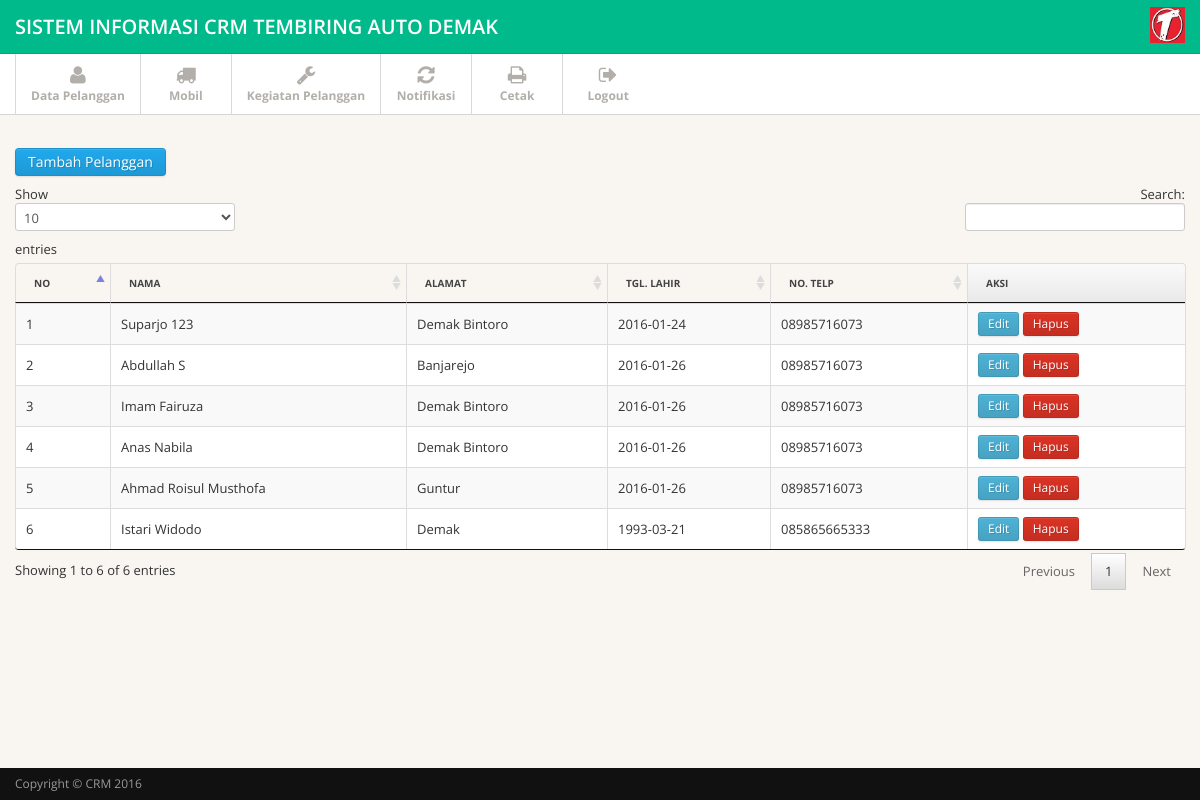
The app's page /pelanggan.php (signed in) with its own data.
### tables this page shows
CREATE TABLE IF NOT EXISTS `pelanggan` (
  `id_pelanggan` int(5) unsigned NOT NULL AUTO_INCREMENT,
  `nama` varchar(30) NOT NULL,
  `alamat` varchar(30) NOT NULL,
  `tanggal_lahir` date NOT NULL,
  `no_telepon` varchar(12) NOT NULL,
  PRIMARY KEY (`id_pelanggan`)
);

### sistem/db/MysqliDb.php (called while the page is built, shortened)
<?php
class MysqliDb
{
    public static $prefix = '';
    protected $_mysqli;
    protected $_query;
    protected $_queryOptions = array();
    protected $_orderBy = array();
    protected $_groupBy = array();
    protected $host;
    protected $username;
    protected $password;
    protected $db;
    protected $port;
    protected $charset;
    public $returnType = 'array';
    protected $_nestJoin = false;
    private $_tableName = '';
    protected $_mapKey = null;
    public function __construct($host = 'localhost', $username = 'root', $password = '', $db = 'crm', $port = null, $charset = 'utf8')
    {
        $isSubQuery = false;
        if (is_object($host)) {
            $this->_mysqli = $host;
        } else {
            $this->host = $host;
        }
        $this->username = $username;
        $this->password = $password;
        $this->db = $db;
        $this->port = $port;
        $this->charset = $charset;
    }
    public function connect()
    {
        $this->_mysqli = new mysqli($this->host, $this->username, $this->password, $this->db, $this->port);
        if ($this->charset) {
            $this->_mysqli->set_charset($this->charset);
        }
    }
    public function mysqli()
    {
        return $this->_mysqli;
    }
    protected function reset()
    {
        $this->_orderBy = array();
        $this->_groupBy = array();
        $this->_query = null;
        $this->_queryOptions = array();
        $this->returnType = 'array';
        $this->_nestJoin = false;
        $this->_tableName = '';
        $this->_mapKey = null;
    }
    public function get($tableName, $numRows = null, $columns = '*')
    {
        $column = is_array($columns) ? implode(', ', $columns) : $columns;
        if (strpos($tableName, '.') === false) {
            $this->_tableName = self::$prefix . $tableName;
        } else {
            $this->_tableName = $tableName;
        }
        $this->_query = 'SELECT ' . implode(' ', $this->_queryOptions) . ' ' .
            $column . " FROM " . $this->_tableName;
        $stmt = $this->_buildQuery($numRows);
        $stmt->execute();
        $res = $this->_dynamicBindResults($stmt);
        return $res;
    }
    protected function _buildQuery($numRows = null, $tableData = null)
    {
        $stmt = $this->_prepareQuery();
        return $stmt;
    }
    protected function _dynamicBindResults(mysqli_stmt $stmt)
    {
        $parameters = array();
        $results = array();
        $mysqlLongType = 252;
        $shouldStoreResult = false;
        $meta = $stmt->result_metadata();
        $row = array();
        while ($field = $meta->fetch_field()) {
            if ($this->_nestJoin && $field->table != $this->_tableName) {
                $field->table = substr($field->table, strlen(self::$prefix));
                $row[$field->table][$field->name] = null;
                $parameters[] = & $row[$field->table][$field->name];
            } else {
                $row[$field->name] = null;
                $parameters[] = & $row[$field->name];
            }
        }
        call_user_func_array(array($stmt, 'bind_result'), $parameters);
        while ($stmt->fetch()) {
            if ($this->returnType == 'object') {
                $result = new stdClass ();
                foreach ($row as $key => $val) {
                    if (is_array($val)) {
                        $result->$key = new stdClass ();
                        foreach ($val as $k => $v) {
                            $result->$key->$k = $v;
                        }
                    } else {
                        $result->$key = $val;
                    }
                }
            } else {
                $result = array();
                foreach ($row as $key => $val) {
                    if (is_array($val)) {
                        foreach ($val as $k => $v) {
                            $result[$key][$k] = $v;
                        }
                    } else {
                        $result[$key] = $val;
                    }
                }
            }
            if ($this->_mapKey) {
                $results[$row[$this->_mapKey]] = count($row) > 2 ? $result : end($result);
            } else {
                array_push($results, $result);
            }
        }
        return $results;
    }
    protected function _buildCondition($operator, &$conditions)
    {
        if (empty($conditions)) {
            return;
        }
        $this->_query .= ' ' . $operator;
    }
    protected function _buildGroupBy()
    {
        if (empty($this->_groupBy)) {
            return;
        }
        $this->_query .= " GROUP BY ";
        $this->_query = rtrim($this->_query, ', ') . " ";
    }
    protected function _buildOrderBy()
    {
        if (empty($this->_orderBy)) {
            return;
        }
        $this->_query .= " ORDER BY ";
        $this->_query = rtrim($this->_query, ', ') . " ";
    }
    protected function _prepareQuery()
    {
        if (!$stmt = $this->mysqli()->prepare($this->_query)) {
            $msg = "Problem preparing query ($this->_query) " . $this->mysqli()->error;
            $this->reset();
            throw new Exception($msg);
        }
        return $stmt;
    }
    protected function replacePlaceHolders($str, $vals)
    {
        $newStr = "";
        $newStr .= $str;
        return $newStr;
    }
}

### pelanggan.php (the view, shortened to what this page needs)
<?php include 'template/navbar.php'  ?>
<?php include 'template/subnavbar.php'  ?>
<?php
	include 'sistem/db/MysqliDb.php';
	$db = new MysqliDb();
?>
<div class="main">
  <div class="main-inner">
    <div class="container">
      <div class="row">
        <div class="span12">
        	<a href="tambah_pelanggan.php" class="btn btn-primary" title="Tambah">Tambah Pelanggan</a>
        	<table id="tabelku" class="table table-bordered table-striped">
            	<thead>
                	<tr>
            			<th>No</th>
            			<th>Nama</th>
            			<th>Alamat</th>
            			<th>Tgl. Lahir</th>
            			<th>No. Telp</th>
            			<th>Aksi</th>
            		</tr>
                </thead>
                <tbody>
        		<?php
        			$pelanggan = $db->get('pelanggan');
        			$no = 1;
        			foreach ($pelanggan as $pel) { ?>
        				<tr>
		        			<td><?= $no; ?></td>
		        			<td><?= $pel['nama']; ?></td>
		        			<td><?= $pel['alamat']; ?></td>
		        			<td><?= $pel['tanggal_lahir']; ?></td>
		        			<td><?= $pel['no_telepon']; ?></td>
		        			<td>
		        				<a href="edit_pelanggan.php?id=<?= $pel['id_pelanggan'] ?>" class="btn btn-info btn-small" title="Edit">Edit</a>
		        				<a onclick="return confirm('apakah yakin ingin menghapus ?');" href="hapus_pelanggan.php?id=<?= $pel['id_pelanggan'] ?>" class="btn btn-danger btn-small" title="Hapus">Hapus</a>
		        			</td>
		        		</tr>
        			<?php $no++; }
        		?>
        		</tbody>
        	</table>
        </div>
      </div>
    </div>
  </div>
</div>
<?php include('template/footer.php');  ?>

### template/navbar.php (shortened to what this page needs)
<!DOCTYPE html>
<html lang="en">
<head>
<link href="asset/css/bootstrapawal.min.css" rel="stylesheet">
<link href="asset/css/bootstrap-responsive.min.css"  rel="stylesheet">
<link href="asset/css/font-awesome.css" rel="stylesheet">
<link href="asset/css/style.css" rel="stylesheet">
<link href="asset/css/pages/dashboard.css" rel="stylesheet">
<link href="asset/css/sweetalert.css" rel="stylesheet">
<link href="asset/dataTables/css/jquery.dataTables.min.css" rel="stylesheet">
<link href="asset/css/jquery-ui/jquery-ui-1.10.4.css" rel="stylesheet">
</head>
<body>
<div class="navbar navbar-fixed-top">
  <div class="navbar-inner">
    <div class="container"> <a class="brand" href="index.php">SISTEM INFORMASI CRM TEMBIRING AUTO DEMAK</a>
      <div class="nav-collapse">
        <ul class="nav pull-right">
            <li>
              <img src="asset/img/logo-ubl.jpg" width="35" height="35" alt="">
            </li>
        </ul>
      </div>
    </div>
  </div>
</div>

### template/subnavbar.php
<div class="subnavbar">
  <div class="subnavbar-inner">
    <div class="container">
      <ul class="mainnav">
        <li class=""><a href="pelanggan.php"><i class="icon-user"></i><span>Data Pelanggan</span> </a> </li>
        <li class=""><a href="mobil.php"><i class="icon-truck"></i><span>Mobil</span> </a> </li>
        <li class=""><a href="kegiatan.php"><i class="icon-wrench"></i><span>Kegiatan Pelanggan</span> </a> </li>
        <li class=""><a href="notifikasi.php"><i class="icon-refresh"></i><span>Notifikasi</span> </a> </li>
        <li class=""><a href="cetak.php"><i class="icon-print"></i><span>Cetak</span> </a> </li>
        <li class=""><a onclick="return confirm('Yakin ingin keluar ?');" href="logout.php"><i class="icon-signout"></i><span>Logout</span> </a> </li>
      </ul>
    </div>
  </div>
</div>

### template/footer.php (shortened to what this page needs)
<div class="navbar navbar-fixed-bottom">
  <div class="footer-inner">
    <div class="container">
      <div class="row">
        <div class="span12"> Copyright &copy; CRM <?= date('Y') ?> </div>
      </div>
    </div>
  </div>
</div>

### asset/css/style.css (style rules this page uses)
body { background: #f9f6f1; font: 13px/1.7em 'Open Sans'; }
.table td { vertical-align: middle; }
.table-bordered th { background: #E9E9E9; background:-moz-linear-gradient(top, #FAFAFA 0%, #E9E9E9 100%); background:-webkit-gradient(linear, left top, left bottom, color-stop(0%,#FAFAFA), color-stop(100%,#E9E9E9)); background:-webkit-linear-gradient(top, #FAFAFA 0%,#E9E9E9 100%); background:-o-linear-gradient(top, #FAFAFA 0%,#E9E9E9 100%); background:-ms-linear-gradient(top, #FAFAFA 0%,#E9E9E9 100%); background:linear-gradient(top, #FAFAFA 0%,#E9E9E9 100%); filter: progid:DXImageTransform.Microsoft.gradient(startColorstr='#FAFAFA', endColorstr='#E9E9E9'); -ms-filter: "progid:DXImageTransform.Microsoft.gradient(startColorstr='#FAFAFA', endColorstr='#E9E9E9')"; font-size: 10px; color: #444; text-transform: uppercase; }
.navbar .container { position: relative; }
.navbar-inner { padding: 7px 0; background: #00ba8b !important; -moz-border-radius: 0; -webkit-border-radius: 0; border-radius: 0; }
.navbar-fixed-top { position: static; }
.navbar .brand { font-weight: 600; position: relative; top: 2px; }
.subnavbar { margin-bottom: 2.5em; }
.subnavbar-inner { height: 60px; background: #fff; border-bottom: 1px solid #d6d6d6; }
.subnavbar .container > ul { display: inline-block; height: 80px; padding: 0; margin: 0; }
.subnavbar .container > ul > li { float: left; min-width: 90px; height: 60px; padding: 0; margin: 0; text-align: center; list-style: none; border-left: 1px solid #d9d9d9; }
.subnavbar .container > ul > li > a { display: block; height: 100%; padding: 0 15px; font-size: 12px; font-weight: bold; color: #b2afaa; }
.subnavbar .container > ul > li > a > i { display: inline-block; width: 24px; height: 24px; margin-top: 11px; margin-bottom: -3px; font-size: 20px; }
.subnavbar .container > ul > li > a > span { display: block; }
.main { padding-bottom: 2em; border-bottom: 1px solid #000; }
.footer-inner { padding: 15px 0; font-size: 12px; background: #111; color: #999; }

### template/navbar.php (style rules this page uses)
.main { padding-bottom: 2em; border-bottom: 0px; }
.footer-inner { padding: 5px 0px; }

### records on screen
pelanggan: nama "Suparjo 123", alamat "Demak Bintoro", tanggal_lahir "2016-01-24", no_telepon "08985716073"
pelanggan: nama "Abdullah S", alamat "Banjarejo", tanggal_lahir "2016-01-26", no_telepon "08985716073"
pelanggan: nama "Imam Fairuza", alamat "Demak Bintoro", tanggal_lahir "2016-01-26", no_telepon "08985716073"
pelanggan: nama "Anas Nabila", alamat "Demak Bintoro", tanggal_lahir "2016-01-26", no_telepon "08985716073"
pelanggan: nama "Ahmad Roisul Musthofa", alamat "Guntur", tanggal_lahir "2016-01-26", no_telepon "08985716073"
pelanggan: nama "Istari Widodo", alamat "Demak", tanggal_lahir "1993-03-21", no_telepon "085865665333"
